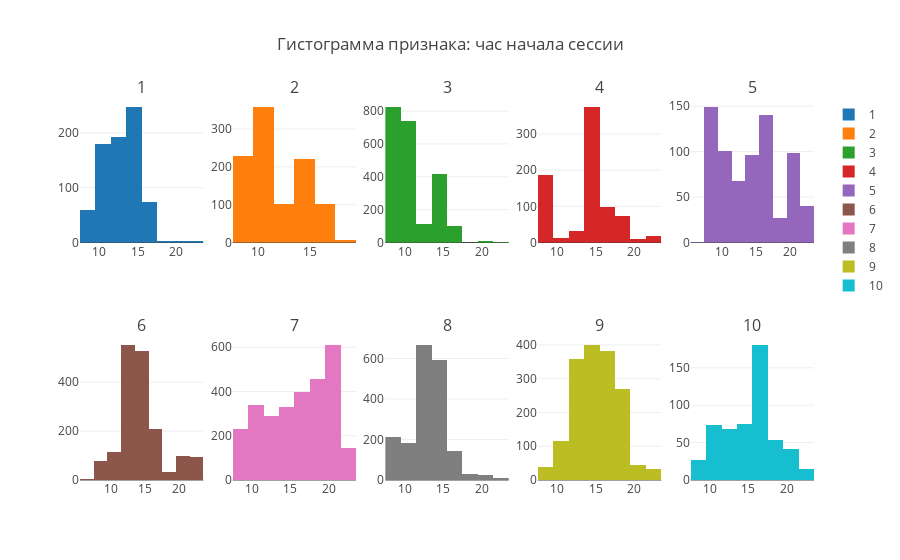

The notebook cell this image was saved under:
### Markdown cell above
**По гистограммам видно, что пользователи хорошо разделяются по количеству уникальных сайтов в сессии. Этот признак будет присутствовать в конечной модели**

### Code cell
fig = tools.make_subplots(rows=2, cols=5, subplot_titles=a)
for idx, (user, sub_df) in  enumerate(pd.groupby(train_data_10users, 'lab')): 
    trace = go.Histogram(x = sub_df['start_hour'], name=user, nbinsx=10)
    fig.append_trace(trace, int(idx/5)+1, int(idx%5)+1)
    
fig['layout'].update(title=u'Гистограмма признака: час начала сессии')
iplot(fig)

### Figure 1 — Plotly figure (JSON) as saved in the notebook; plotly's stock layout.template omitted (floating-point values rounded to 4 significant figures; data arrays with more than 128 entries replaced by an {"elided": "..."} marker saying what was removed)
{"data": [{"name": 1, "nbinsx": 10, "type": "histogram", "x": {"elided": "760 int values"}, "xaxis": "x1", "yaxis": "y1"}, {"name": 2, "nbinsx": 10, "type": "histogram", "x": {"elided": "1022 int values"}, "xaxis": "x2", "yaxis": "y2"}, {"name": 3, "nbinsx": 10, "type": "histogram", "x": {"elided": "2204 int values"}, "xaxis": "x3", "yaxis": "y3"}, {"name": 4, "nbinsx": 10, "type": "histogram", "x": {"elided": "802 int values"}, "xaxis": "x4", "yaxis": "y4"}, {"name": 5, "nbinsx": 10, "type": "histogram", "x": {"elided": "720 int values"}, "xaxis": "x5", "yaxis": "y5"}, {"name": 6, "nbinsx": 10, "type": "histogram", "x": {"elided": "1712 int values"}, "xaxis": "x6", "yaxis": "y6"}, {"name": 7, "nbinsx": 10, "type": "histogram", "x": {"elided": "2796 int values"}, "xaxis": "x7", "yaxis": "y7"}, {"name": 8, "nbinsx": 10, "type": "histogram", "x": {"elided": "1868 int values"}, "xaxis": "x8", "yaxis": "y8"}, {"name": 9, "nbinsx": 10, "type": "histogram", "x": {"elided": "1643 int values"}, "xaxis": "x9", "yaxis": "y9"}, {"name": 10, "nbinsx": 10, "type": "histogram", "x": {"elided": "534 int values"}, "xaxis": "x10", "yaxis": "y10"}], "layout": {"annotations": [{"font": {"size": 16}, "showarrow": false, "text": 1, "x": 0.084, "xanchor": "center", "xref": "paper", "y": 1, "yanchor": "bottom", "yref": "paper"}, {"font": {"size": 16}, "showarrow": false, "text": 2, "x": 0.292, "xanchor": "center", "xref": "paper", "y": 1, "yanchor": "bottom", "yref": "paper"}, {"font": {"size": 16}, "showarrow": false, "text": 3, "x": 0.5, "xanchor": "center", "xref": "paper", "y": 1, "yanchor": "bottom", "yref": "paper"}, {"font": {"size": 16}, "showarrow": false, "text": 4, "x": 0.708, "xanchor": "center", "xref": "paper", "y": 1, "yanchor": "bottom", "yref": "paper"}, {"font": {"size": 16}, "showarrow": false, "text": 5, "x": 0.916, "xanchor": "center", "xref": "paper", "y": 1, "yanchor": "bottom", "yref": "paper"}, {"font": {"size": 16}, "showarrow": false, "text": 6, "x": 0.084, "xanchor": "center", "xref": "paper", "y": 0.375, "yanchor": "bottom", "yref": "paper"}, {"font": {"size": 16}, "showarrow": false, "text": 7, "x": 0.292, "xanchor": "center", "xref": "paper", "y": 0.375, "yanchor": "bottom", "yref": "paper"}, {"font": {"size": 16}, "showarrow": false, "text": 8, "x": 0.5, "xanchor": "center", "xref": "paper", "y": 0.375, "yanchor": "bottom", "yref": "paper"}, {"font": {"size": 16}, "showarrow": false, "text": 9, "x": 0.708, "xanchor": "center", "xref": "paper", "y": 0.375, "yanchor": "bottom", "yref": "paper"}, {"font": {"size": 16}, "showarrow": false, "text": 10, "x": 0.916, "xanchor": "center", "xref": "paper", "y": 0.375, "yanchor": "bottom", "yref": "paper"}], "title": "Гистограмма признака: час начала сессии", "xaxis1": {"anchor": "y1", "domain": [0, 0.168]}, "xaxis10": {"anchor": "y10", "domain": [0.832, 1]}, "xaxis2": {"anchor": "y2", "domain": [0.208, 0.376]}, "xaxis3": {"anchor": "y3", "domain": [0.416, 0.584]}, "xaxis4": {"anchor": "y4", "domain": [0.624, 0.792]}, "xaxis5": {"anchor": "y5", "domain": [0.832, 1]}, "xaxis6": {"anchor": "y6", "domain": [0, 0.168]}, "xaxis7": {"anchor": "y7", "domain": [0.208, 0.376]}, "xaxis8": {"anchor": "y8", "domain": [0.416, 0.584]}, "xaxis9": {"anchor": "y9", "domain": [0.624, 0.792]}, "yaxis1": {"anchor": "x1", "domain": [0.625, 1]}, "yaxis10": {"anchor": "x10", "domain": [0, 0.375]}, "yaxis2": {"anchor": "x2", "domain": [0.625, 1]}, "yaxis3": {"anchor": "x3", "domain": [0.625, 1]}, "yaxis4": {"anchor": "x4", "domain": [0.625, 1]}, "yaxis5": {"anchor": "x5", "domain": [0.625, 1]}, "yaxis6": {"anchor": "x6", "domain": [0, 0.375]}, "yaxis7": {"anchor": "x7", "domain": [0, 0.375]}, "yaxis8": {"anchor": "x8", "domain": [0, 0.375]}, "yaxis9": {"anchor": "x9", "domain": [0, 0.375]}}}
